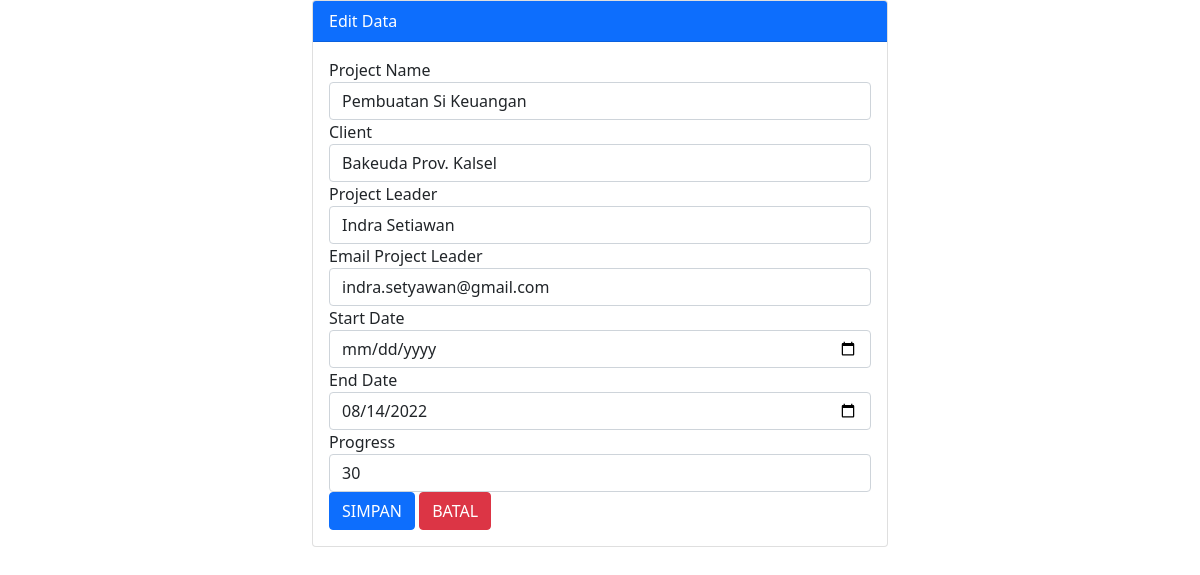
The page /edit_data.php?id=1 on the database its author committed.
### tables this page shows
CREATE TABLE `campaign` (
  `id` int(11) NOT NULL,
  `project_name` varchar(255) NOT NULL,
  `client` varchar(255) NOT NULL,
  `project_leader` varchar(255) NOT NULL,
  `email` varchar(50) NOT NULL,
  `created_at` date NOT NULL,
  `end_at` date NOT NULL,
  `progress` int(11) NOT NULL
);

### edit_data.php (the view, shortened to what this page needs)
<?php
include "koneksi.php";
$id = $_GET['id'];
$ambilData = mysqli_query($koneksidb, "SELECT * FROM campaign WHERE id='$id'");
$data = mysqli_fetch_array($ambilData);
?>
<!DOCTYPE html>
<html lang="en">
<head>
    <link href="https://cdn.jsdelivr.net/npm/bootstrap@5.1.3/dist/css/bootstrap.min.css" rel="stylesheet">
</head>
<body>
    <div class="container col-md-6">
        <div class="card">
            <div class="card-header bg-primary text-white">
                Edit Data
            </div>
            <div class="card-body">
                <form action="" method="POST" class="form-item">
                    <div class="form-group">
                        <label for="NIM">Project Name</label>
                        <input type="text" name="project_name" value="<?php echo $data['project_name'] ?>" class="form-control col-md-9" placeholder="Masukkan Nama Project">
                    </div>
                    <div class="form-group">
                        <label for="Nama">Client</label>
                        <input type="text" name="client" value="<?php echo $data['client'] ?>" class="form-control col-md-9" placeholder="Masukkan Nama Client">
                    </div>
                    <div class="form-group">
                        <label for="Jurusan">Project Leader</label>
                        <input type="text" name="project_leader" value="<?php echo $data['project_leader'] ?>" class="form-control col-md-9" placeholder="Masukkan Nama Project Leader">
                    </div>
                    <div class="form-group">
                        <label for="Jurusan">Email Project Leader</label>
                        <input type="text" name="email" value="<?php echo $data['email'] ?>" class="form-control col-md-9" placeholder="Masukkan Nama Project Leader">
                    </div>
                    <div class="form-group">
                        <label for="Jurusan">Start Date</label>
                        <input type="date" name="created_at" value="<?php echo $data['created_at'] ?>" class="form-control col-md-9">
                    </div>
                    <div class="form-group">
                        <label for="Jurusan">End Date </label>
                        <input type="date" name="end_at" value="<?php echo $data['end_at'] ?>" class="form-control col-md-9">
                    </div>
                    <div class="form-group">
                        <label for="Asal">Progress</label>
                        <input type="number" name="progress" value="<?php echo $data['progress'] ?>" class="form-control col-md-9" placeholder="Masukkan Progres">
                    </div>
                    <button type="submit" class="btn btn-primary" name="simpan">SIMPAN</button>
                    <button type="reset" class="btn btn-danger">BATAL</button>
                </form>
            </div>
        </div>
    </div>
</body>
</html>

### rows shown on the page
campaign: project_name "Pembuatan Si Keuangan", client "Bakeuda Prov. Kalsel", project_leader "Indra Setiawan", email "indra.setyawan@gmail.com", end_at "08/14/2022", progress "30"
